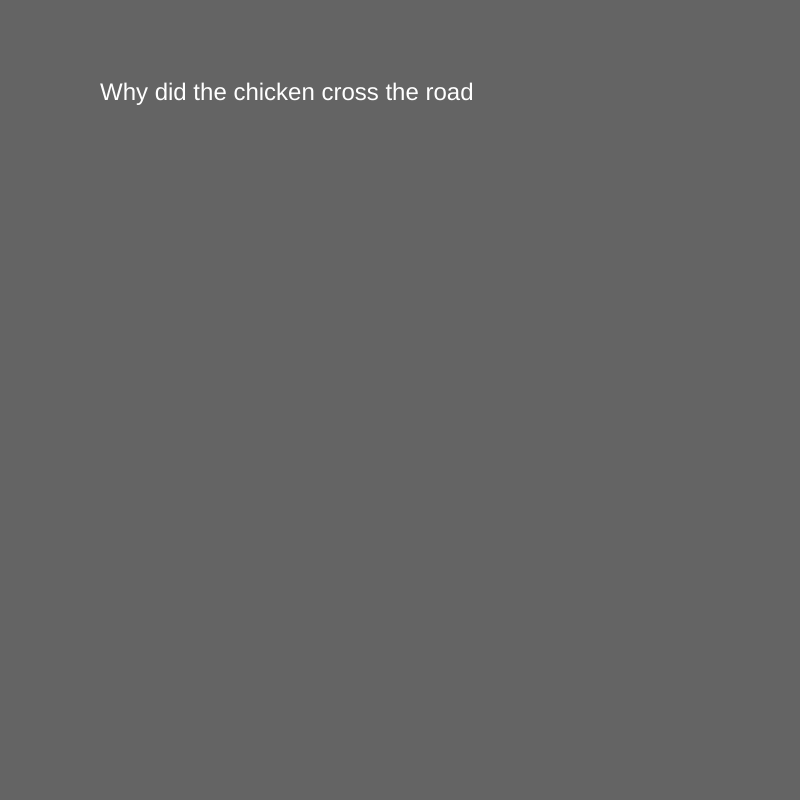
Frame 1 (no input)
Frame 60 (no input): identical to frame 1, image omitted
Frame 120 (the mouse pressed at the canvas centre since frame 60): identical to frame 1, image omitted

The p5.js sketch that drew this single still picture (run headless with seeded random() and noise() and a simulated clock; from frame 60 on, the mouse is pressed at the canvas centre):

// p5.js sketch
// ── sketch.js
var myState = 0 ;
var timer = 0 ;

function setup() {
  // put setup code here
  createCanvas(800, 800) ;
}

function draw() {
  background(100) ;
  fill(255) ;
  textSize(24) ;

switch(myState) {

    case 0:
    background(100) ;
    text('Why did the chicken cross the road', 100,100) ;
    timer = timer + 1 ;
    if (timer > 250) {
      myState = 1 ;
      timer = 0 ;
    }
       break ;

    case 1:
    background(255) ;
    fill(0) ;
    text(' to get to the other side', 100, 150);
    timer = timer + 1 ;
    if (timer > 250) {
        myState = 0 ;
        timer = 0 ;
    }
       break ;

}
}

function mouseReleased() {
  myState++;
  if  (myState >1) {
  myState = 0 ;
}
}
